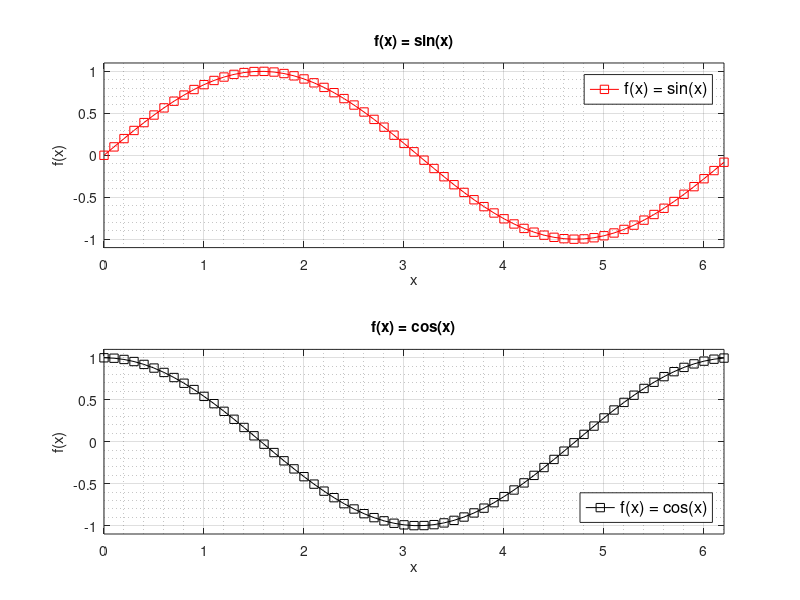

Reproduce this figure in MATLAB.
%% prog04_graficas_multiples
clear; close all; clc;									
x = 0:0.1:2*pi; 										
y1 = sin(x); y2 = cos(x);

subplot(2,1,1);
plot(x,y1,'-sr','DisplayName', 'f(x) = sin(x)');	    
axis( [min(x) max(x) min(y1)*1.1 max(y1)*1.1] );				
grid on; grid minor;								
legend('Location','northeast','FontSize', 12);
title('f(x) = sin(x)'); xlabel('x'); ylabel('f(x)');

subplot(2,1,2);
plot(x,y2,'-sk','DisplayName', 'f(x) = cos(x)');	    
axis( [min(x) max(x) min(y2)*1.1 max(y2)*1.1] );					
grid on; grid minor;								
legend('Location','southeast','FontSize', 12);
title('f(x) = cos(x)');  xlabel('x'); ylabel('f(x)');